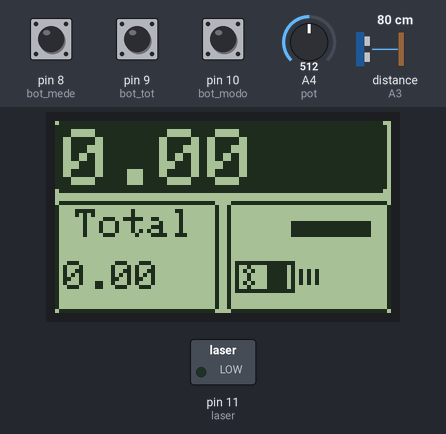
Bench run of a sketch on a simulated Arduino Uno, built with avr-gcc and run on an emulated ATmega328P. On the bench: 84×48 one-colour display, switched loads named in the sketch (green lamp = pin HIGH). Dashed ring = blinking. The test bench sets the inputs (shaded band); at power-on: pin 8 (bot_mede) LOW, pin 9 (bot_tot) LOW, pin 10 (bot_modo) LOW, A4 (pot) = 512, distance to the obstacle (sensor on A3) 80 cm. The echo pulse lasts 58.3 µs per cm; pins used as bus, display or sensor lines are not drawn.

Above: at 2.7 s.
2.8 s: pin 8 (bot_mede) pulled HIGH for 1 s
At 3.5 s:
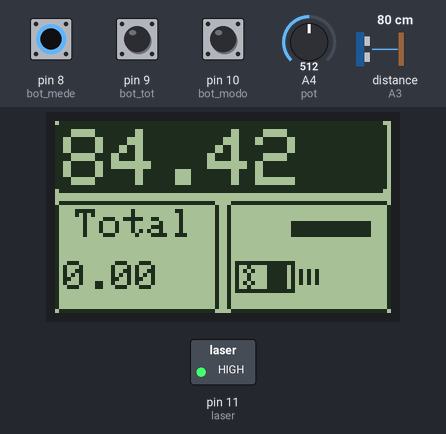
6.1 s: pin 9 (bot_tot) pulled HIGH for 3.2 s
At 9.9 s:
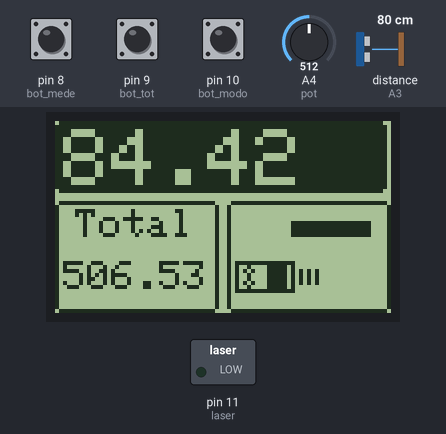
10.8 s: pin 10 (bot_modo) pulled HIGH for 0.15 s
At 12.0 s:
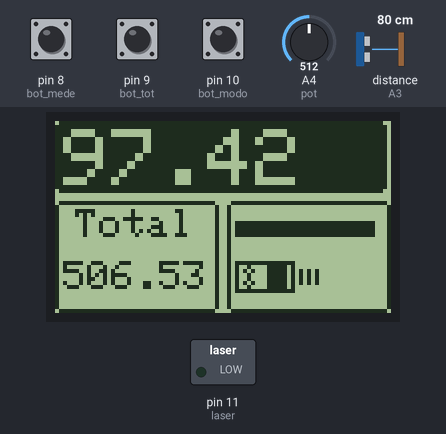
12.4 s: pin 9 (bot_tot) pulled HIGH for 0.15 s
At 13.2 s:
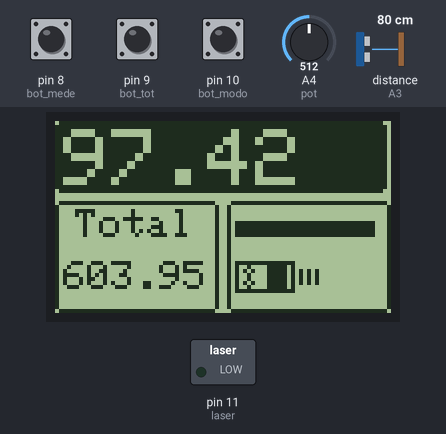
14.0 s: pin 10 (bot_modo) pulled HIGH for 1 s
At 14.5 s:
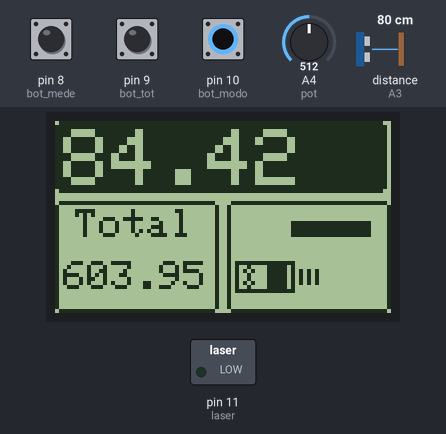
16.5 s: pin 8 (bot_mede) pulled HIGH for 0.15 s
At 17.2 s:
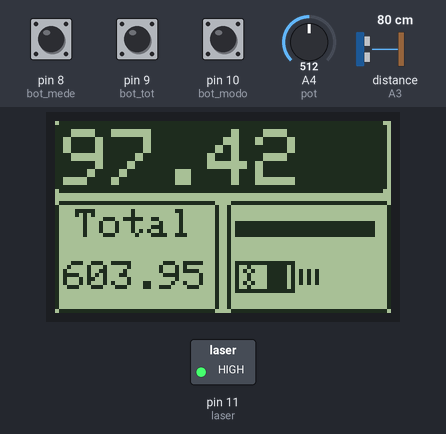
Timing chart, 0 to 19.5 s (numbered marks = the images above; inputs shaded):
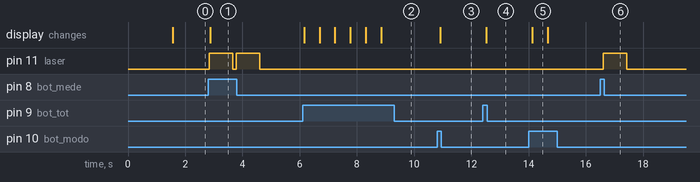

The sketch:

trena.ino
```cpp
#include <Ultrasonic.h>
#include <Adafruit_GFX.h>
#include <Adafruit_PCD8544.h>
#define TRIGGER_PIN  A2
#define ECHO_PIN     A3
Ultrasonic ultrasonic(TRIGGER_PIN, ECHO_PIN);
float dist;
float tot;
int bot_mede = 8;
int sbot_mede;
int bot_tot = 9;
int sbot_tot;
int bot_modo = 10;
int sbot_modo;
int modo = 1;
int laser = 11;
int pot = A4;
int contraste = 30;

// 7-clk 6-Din 5-DC 4-CE 3-Rst 2-Bl
Adafruit_PCD8544 display = Adafruit_PCD8544(7, 6, 5, 4, 3);

void setup() {
  pinMode(bot_mede, INPUT);
  pinMode(bot_tot,  INPUT);
  pinMode(bot_modo, INPUT);
  pinMode(laser,    OUTPUT);
  pinMode(pot, INPUT);
  display.begin();
  display.setContrast(30); //Ajusta o contraste do display
  display.clearDisplay();
  display.setTextColor(BLACK);
  display.setTextSize(2);  //Seta o tamanho do texto
  display.setCursor(12,2);
  display.print("TRENA");
  display.setTextColor(WHITE, BLACK);
  display.setTextSize(1);  //Seta o tamanho do texto
  display.setCursor(0,20);
  display.print("    Digital   ");
  display.drawRoundRect(0,30,83,18,1, BLACK);  //box tot
  display.setTextColor(BLACK);
  display.setCursor(3,35);
  display.print("v a s s i l i");
  display.display();
  delay(1500);

}

void loop() {
  contraste = analogRead(pot);
  contraste = map(contraste, 0,255,20,53);
  display.setContrast(contraste); //Ajusta o contraste do display
  tela();
  delay(100);

  sbot_mede = digitalRead(bot_mede);
  if (sbot_mede == HIGH){
    digitalWrite(laser, HIGH);
    distancia();
    tela();
    delay(800);
    digitalWrite(laser, LOW);
  }
  sbot_tot = digitalRead(bot_tot);
  if (sbot_tot == HIGH){
    tot = tot + dist;
    tela();
    delay(400);
  }

  sbot_modo = digitalRead(bot_modo);
  if (sbot_modo == HIGH){
    modo = -modo;
    distancia();
    tela();
    delay(400);
  }

}

void tela(){
  display.clearDisplay();
  display.fillRoundRect(0,0,83,18,1, BLACK);  //box medida
  display.drawRoundRect(0,20,41,28,1, BLACK);  //box tot
  display.drawRoundRect(43,20,41,28,1, BLACK);  //box modo
  display.setTextSize(2);  //Seta o tamanho do texto
  display.setTextColor(WHITE, BLACK);
  display.setCursor(2,2);
  display.print(dist);
  display.setCursor(5,22);
  display.setTextColor(BLACK);
  display.setTextSize(1);  //Seta o tamanho do texto
  display.print("Total");
  display.setCursor(2,35);
  if (tot >= 999) {display.print(tot/100); display.print("m");}
  else display.print(tot);
  display.drawRect(45,35,15,8,BLACK);
  display.fillRect(53,36,5,6,BLACK);
  display.drawCircle(48,37,1,BLACK);
  display.drawCircle(48,40,1,BLACK);
  display.drawLine(61,37,61,40,BLACK);
  display.drawLine(63,37,63,40,BLACK);
  display.drawLine(65,37,65,40,BLACK);
  if (modo == 1) display.fillRect(59,25,20,4,BLACK);   //modo1
  if (modo == -1) display.fillRect(45,25,35,4,BLACK);   //modo2
  display.display();
}

void distancia(){
  long microsec = ultrasonic.timing();    //distância
  dist = ultrasonic.convert(microsec, Ultrasonic::CM);   //converte para cm
  if (modo == -1) dist = dist + 13;   // adicionar o tamanho do dispositivo
}
```

Ultrasonic.h
```cpp
/*
 * Ultrasonic.h - Library for HC-SR04 Ultrasonic Sensing Module.
 *
 * With ideas from:
 *   Created by ITead studio. Alex, Apr 20, 2010.
 *   iteadstudio.com
 *
 * SVN Keywords
 * ----------------------------------
 * $Author: cnobile $
 * $Date: 2011-12-07 21:49:14 -0500 (Wed, 07 Dec 2011) $
 * $Revision: 38 $
 * ----------------------------------
 *
 * Thank you to Rowan Simms for pointing out the change in header name with
 * Arduino version 1.0 and up.
 *
 */

#ifndef ULTRASONIC_H
#define ULTRASONIC_H

#include <stddef.h>

#if defined(ARDUINO) && ARDUINO >= 100
  #include <Arduino.h>
#else
  #include <WProgram.h>
#endif

// Undefine COMPILE_STD_DEV if you don't want Standard Deviation.
#define COMPILE_STD_DEV


typedef struct bufferCtl
    {
    float *pBegin;
    float *pIndex;
    size_t length;
    bool filled;
    } BufCtl;

class Ultrasonic
    {
    public:
    Ultrasonic(int tp, int ep);
    long timing();
    float convert(long microsec, int metric);
    void setDivisor(float value, int metric);
    static const int IN = 0;
    static const int CM = 1;

#ifdef COMPILE_STD_DEV
    bool sampleCreate(size_t size, ...);
    void sampleClear();
    float unbiasedStdDev(float value, size_t bufNum);
#endif // COMPILE_STD_DEV

    private:
    int _trigPin;
    int _echoPin;
    float _cmDivisor;
    float _inDivisor;

#ifdef COMPILE_STD_DEV
    size_t _numBufs;
    BufCtl *_pBuffers;
    void _sampleUpdate(BufCtl *buf, float msec);
    void _freeBuffers();
#endif // COMPILE_STD_DEV
    };

#endif // ULTRASONIC_H
```

Measured:
- after the input at 2.8 s, pin 11 (laser): alternates HIGH for 0.82 s and LOW for 0.12 s, starting at once; the display: changes after 0.07 s (image 1)
- after the input at 6.1 s, the display: first changes after 0.06 s (image 2 shows a later state)
- after the input at 10.8 s, the display: changes after 0.12 s (image 3)
- after the input at 12.4 s, the display: changes after 0.12 s (image 4)
- after the input at 14.0 s, the display: changes after 0.13 s (image 5)
- after the input at 16.5 s, pin 11 (laser): LOW → HIGH after 0.11 s, → LOW 0.82 s later
- what the display in image 5 shows lasts 0.6 s, from 14.1 s to 14.7 s
